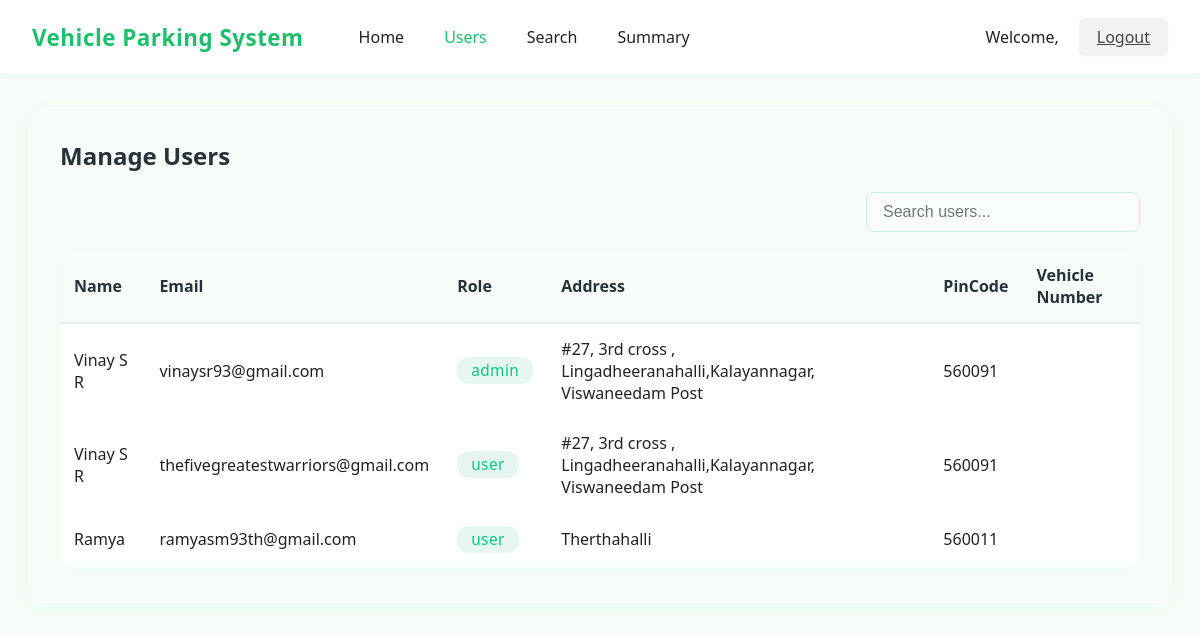
Screenshot of /users (signed in) with the database file from the repository.
### models/models.py (models this page shows)
class User(db.Model,UserMixin):
    __tablename__ = 'user'
    id = db.Column(db.Integer, primary_key=True, autoincrement=True)
    email = db.Column(db.Text, unique=True, nullable=False)
    password = db.Column(db.Text, nullable=False)
    full_name = db.Column(db.Text, nullable=False)
    address = db.Column(db.Text, nullable=False)
    pincode = db.Column(db.Text, nullable=False)
    vehicle_number = db.Column(db.Text,nullable=True)
    is_admin=db.Column(db.Text,default="user")

### controllers/controllers.py (the view)
@main.route("/users",methods=["GET","POST"])
@login_required
def users():
    if current_user.is_admin == "Yes":
        if request.method=="GET":
            user_data=User.query.all()
            users={}
            for user in user_data:
                users[user]={
                                "name": user.full_name,
                                "address": user.address,
                                "email": user.email,
                                "pincode": user.pincode,
                                "is_admin": user.is_admin
                }
            print(users)
            return render_template("users.html",users=users)

### app.py (called while the page is built)
def create_app():
    app = Flask(__name__, template_folder="templates")
    if os.getenv('ENV', 'development') != "production":
        print("Starting Local Development")
        app.config.from_object(LocalDevelopmentConfig)
    else:
        raise Exception("Currently no production config is setup")
    app.register_blueprint(main)
    db.init_app(app)
    login_manager = LoginManager()
    login_manager.login_view = "main.login"
    login_manager.init_app(app)
    @login_manager.user_loader
    def load_user(user_id):
        return User.query.get(int(user_id))
    return app

### templates/users.html (shortened to what this page needs)
<!DOCTYPE html>
<html lang="en">
<head>
  <link rel="stylesheet" href="../static/css/users_style.css">
</head>
<body>
    <nav class="navbar">
        <div class="navbar-left">
          <span class="brand">Vehicle Parking System</span>
          <a href="{{ url_for('main.admin_dashboard') }}" class="nav-link">Home</a>
          <a href="{{ url_for('main.users') }}" class="nav-link active">Users</a>
          <a href="#" class="nav-link">Search</a>
          <a href="#" class="nav-link">Summary</a>
        </div>
        <div class="navbar-right">
          <span class="welcome">Welcome, {{name}}</span>
          <a href="{{ url_for('main.logout') }}" class="logout-btn">Logout</a>
        </div>
      </nav>
  <main>
    <section class="manage-users-section">
      <h2>Manage Users</h2>
      <div class="search-container">
        <input type="text" placeholder="Search users..." class="search-input">
      </div>
      <div class="users-table-container">
        <table class="users-table">
          <thead>
            <tr>
              <th>Name</th>
              <th>Email</th>
              <th>Role</th>
              <th>Address</th>
              <th>PinCode</th>
              <th>Vehicle Number</th>
            </tr>
          </thead>
          <tbody>
            {% if users %}
                    {% for user in users.values() %}
                    <tr>
                        <td>{{ user['name']}} </td>
                        <td>{{ user['email'] }} </td>
                        {% if user['is_admin']=="user" %}
                            <td><span class="badge badge-user">user</span></td>
                        {% else %}
                            <td><span class="badge badge-active">admin</span></td>
                        {% endif %}
                        <td>{{ user["address"] }}</td>
                        <td>{{ user["pincode"] }}</td>
                    </tr>
                    {% endfor %}
            {% endif %}
          </tbody>
        </table>
      </div>
    </section>
  </main>
</body>
</html>

### static/css/users_style.css (style rules this page uses)
body { margin: 0; font-family: 'Segoe UI', Arial, sans-serif; background: #f6fcf7; color: #222; }
.navbar { display: flex; align-items: center; justify-content: space-between; background: #fff; padding: 18px 32px; border-bottom: 1px solid #e7fbe6; box-shadow: 0 2px 8px rgba(0,0,0,0.03); }
.navbar-left { display: flex; align-items: center; gap: 26px; }
.brand { color: #1fbe6c; font-size: 1.4rem; font-weight: 700; margin-right: 22px; letter-spacing: 0.5px; }
.nav-link { color: #222; text-decoration: none; font-weight: 500; padding: 0 7px; transition: color 0.2s; }
.nav-link.active, .nav-link:hover { color: #1fbe6c; }
.navbar-right { display: flex; align-items: center; gap: 20px; }
.logout-btn { background: #f2f2f2; border: none; border-radius: 6px; padding: 8px 18px; font-weight: 500; color: #444; cursor: pointer; transition: background 0.2s; font-size: 1em; box-shadow: 0 1px 2px rgba(0,0,0,0.03); }
main { padding: 32px 0 0 0; min-height: 100vh; }
.manage-users-section { width: 90%; max-width: 1100px; margin: 0 auto; background: #eefdff0c; border-radius: 12px; box-shadow: 0 2px 12px rgba(9, 199, 127, 0.06); padding: 32px 32px 40px 32px; }
.manage-users-section h2 { margin-top: 0; color: #263238; font-size: 1.5em; font-weight: bold; }
.search-container { display: flex; justify-content: flex-end; margin-bottom: 18px; }
.search-input { padding: 10px 16px; border: 1.5px solid #cdeede; border-radius: 8px; font-size: 1em; width: 240px; background: #f8fffb; transition: border 0.2s; }
.users-table-container { background: #fff; border-radius: 12px; box-shadow: 0 2px 8px rgba(9, 199, 127, 0.03); padding: 0; overflow-x: auto; }
.users-table { width: 100%; border-collapse: separate; border-spacing: 0; font-size: 1em; }
.users-table th, .users-table td { padding: 14px 14px; text-align: left; }
.users-table th { background: #f6fcf7; color: #263238; font-weight: 600; border-bottom: 2px solid #e0f2e9; }
.users-table tbody tr { border-bottom: 1px solid #e0f2e9; transition: background 0.15s; }
.badge { display: inline-block; padding: 3px 14px; border-radius: 12px; font-size: 0.96em; font-weight: 500; letter-spacing: 0.03em; text-transform: lowercase; }
.badge-user { background: #e6f7f1; color: #09c77f; }
.badge-active { background: #e6f7f1; color: #09c77f; }

### rows the page displays
User: name "Vinay S R", email "vinaysr93@gmail.com", is_admin "admin", address "#27, 3rd cross , Lingadheeranahalli,Kalayannagar, Viswaneedam Post", pincode "560091"
User: name "Vinay S R", email "thefivegreatestwarriors@gmail.com", is_admin "user", address "#27, 3rd cross , Lingadheeranahalli,Kalayannagar, Viswaneedam Post", pincode "560091"
User: name "Ramya", email "ramyasm93th@gmail.com", is_admin "user", address "Therthahalli", pincode "560011"
